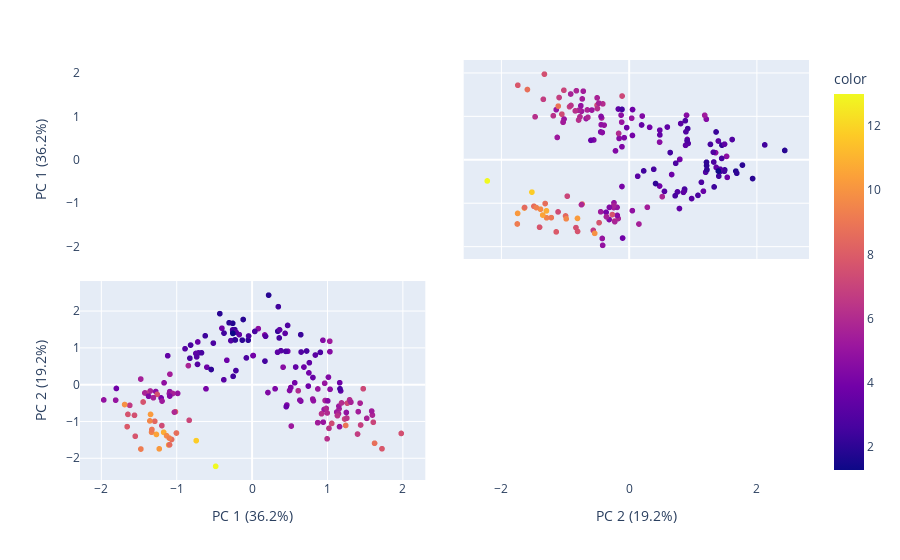

Write notebook code for a chart like this one.
### Code cell
labels = {
    str(i): f"PC {i+1} ({var:.1f}%)"
    for i, var in enumerate(pca.explained_variance_ratio_ * 100)
}

fig = px.scatter_matrix(
    components,
    labels=labels,
    dimensions=range(2),
    color=df["color_intensity"]
)
fig.update_traces(diagonal_visible=False)
fig.show()

### Figure 1 — Plotly figure (JSON) as saved in the notebook; plotly's stock layout.template omitted (floating-point values rounded to 4 significant figures; data arrays with more than 128 entries replaced by an {"elided": "..."} marker saying what was removed)
{"data": [{"diagonal": {"visible": false}, "dimensions": [{"axis": {"matches": true}, "label": "PC 1 (36.2%)", "values": {"elided": "178 float values"}}, {"axis": {"matches": true}, "label": "PC 2 (19.2%)", "values": {"elided": "178 float values"}}], "hovertemplate": "%{xaxis.title.text}=%{x}<br>%{yaxis.title.text}=%{y}<br>color=%{marker.color}<extra></extra>", "legendgroup": "", "marker": {"color": {"elided": "178 float values"}, "coloraxis": "coloraxis", "symbol": "circle"}, "name": "", "showlegend": false, "type": "splom"}], "layout": {"coloraxis": {"colorbar": {"title": {"text": "color"}}, "colorscale": [[0, "#0d0887"], [0.1111, "#46039f"], [0.2222, "#7201a8"], [0.3333, "#9c179e"], [0.4444, "#bd3786"], [0.5556, "#d8576b"], [0.6667, "#ed7953"], [0.7778, "#fb9f3a"], [0.8889, "#fdca26"], [1, "#f0f921"]]}, "dragmode": "select", "legend": {"tracegroupgap": 0}, "margin": {"t": 60}}}
